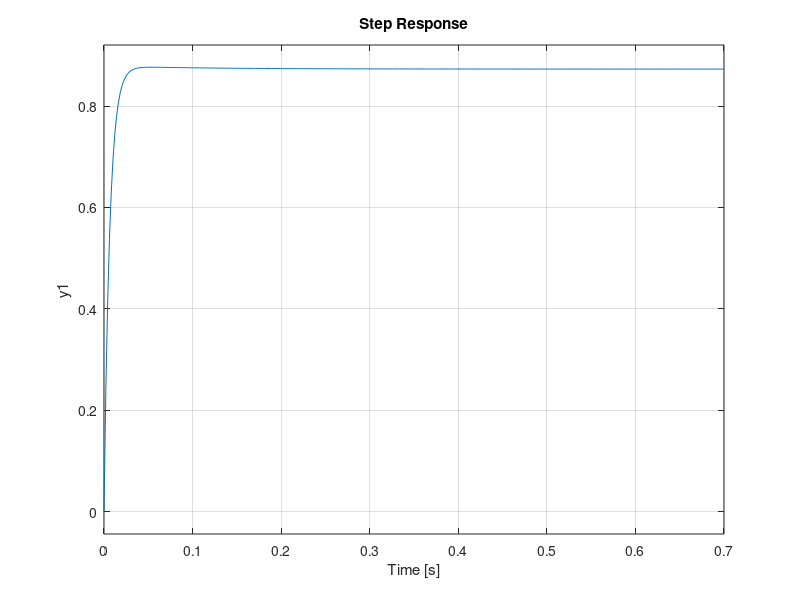

This chart was generated by the following MATLAB code:
% PID controller
clear all
clc

% dalam pembuatan pembilang(num) dan penyebut (denum)
% kita tinggal taro aja angka dan dia auto tau ini orde ke brp
num = [ 40 ]     % artinya cuma 1
denum = [1 10.05] % artinya 1s^2 + 3s + 1

Gp = tf(num,denum) % jadi transfer functionnya
H = [1]            % umpan sensor

%M = feedback(Gp,H)
%step(M)
%hold on

%%
%Kp = 100
%Ki = 0.2
%Kd = 12

%Gc = pid(Kp,Ki,Kd)
n = [3.39 30.5778]
d = [1 17.731]
Gc = tf(n,d)
Mc = feedback(Gc*Gp, H)
step(Mc)
grid on
